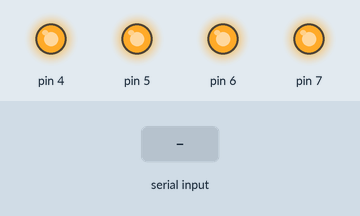
Simulated run of this sketch. Board: Arduino Uno, built with avr-gcc and run on an emulated ATmega328P. On the bench: output pins drawn as LEDs (lit = HIGH). The test bench sets the inputs (shaded band). The modem accepts every AT command (registered, SIM ready, sends succeed) and sends nothing else; what the sketch prints to the serial monitor is not drawn.

Above: at 0.8 s.
0.9 s: "90,45\n" received over the second serial link
3.5 s: "5\n" received over the second serial link
Timing chart, 0 to 6.5 s (numbered marks = the images above; inputs shaded):
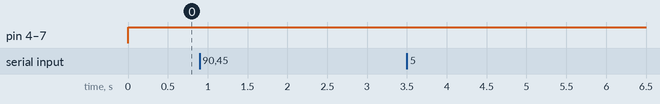

Measured:
- after the input at 0.9 s, every drawn part: stays the same
- after the input at 3.5 s, every drawn part: stays the same

The sketch:

Kontrol_Relay_Internet.ino
```cpp
/*************************************
 * Program : Project 39. IoT Arduino Kontrol Relay via Internet
 * Input   : Sensor , Tombol push
 * Output  : LCD 2x16, BUZZER, Relay
 * 125 Proyek Arduino Inkubatek
 * www.tokotronik.com
 * ***********************************/

#include <SoftwareSerial.h>
#define DEBUG true
SoftwareSerial esp8266(2,3);
//TX (ESP) -- PIN 2 (ARDUINO)
//RX (ESP) -- PIN 3 (ARDUINO)
void setup()
{
  Serial.begin(9600);
  esp8266.begin(9600);
  pinMode(4,OUTPUT);
  digitalWrite(4,HIGH);
  pinMode(5,OUTPUT);
  digitalWrite(5,HIGH);
  pinMode(6,OUTPUT);
  digitalWrite(6,HIGH);
  pinMode(7,OUTPUT);
  digitalWrite(7,HIGH);
  sendData("AT+RST\r\n",2000,DEBUG); // reset module
  sendData("AT+CWMODE=1\r\n",1000,DEBUG); // configure as access point
  //ganti nama SSID dan password sesuai dengan SSID dan password Hotspot anda :
  sendData("AT+CWJAP=\"TokotronikWiFi\",\"inkubatek\"\r\n", 2000, DEBUG);   //connect wifi network
  while(!esp8266.find("OK")) { //wait for connection
  }
  sendData("AT+CIFSR\r\n",1000,DEBUG); // get ip address
  sendData("AT+CIPMUX=1\r\n",1000,DEBUG); // configure for multiple connections
  sendData("AT+CIPSERVER=1,80\r\n",1000,DEBUG); // turn on server on port 80
}

void loop()
{
  if(esp8266.available()) // check if the esp is sending a message
  {
    //Serial.write(esp8266.read());
    if(esp8266.find("+IPD,"))
    {
     delay(1000);
     int connectionId = esp8266.read()-48;
     esp8266.find("pin=");
     int pinNumber = (esp8266.read()-48);
     Serial.print(pinNumber);
     digitalWrite(pinNumber, !digitalRead(pinNumber));
     // make close command
     String closeCommand = "AT+CIPCLOSE=";
     closeCommand+=connectionId; // append connection id
     closeCommand+="\r\n";
     sendData(closeCommand,1000,DEBUG); // close connection
    }
  }
}

String sendData(String command, const int timeout, boolean debug)
{
    String response = "";
    esp8266.print(command);
    long int time = millis();
    while( (time+timeout) > millis())
    {
      while(esp8266.available())
      {
        char c = esp8266.read(); // read the next character.
        response+=c;
      }
    }
    if(debug)
    {
      Serial.print(response);
    }
    return response;
}
```
